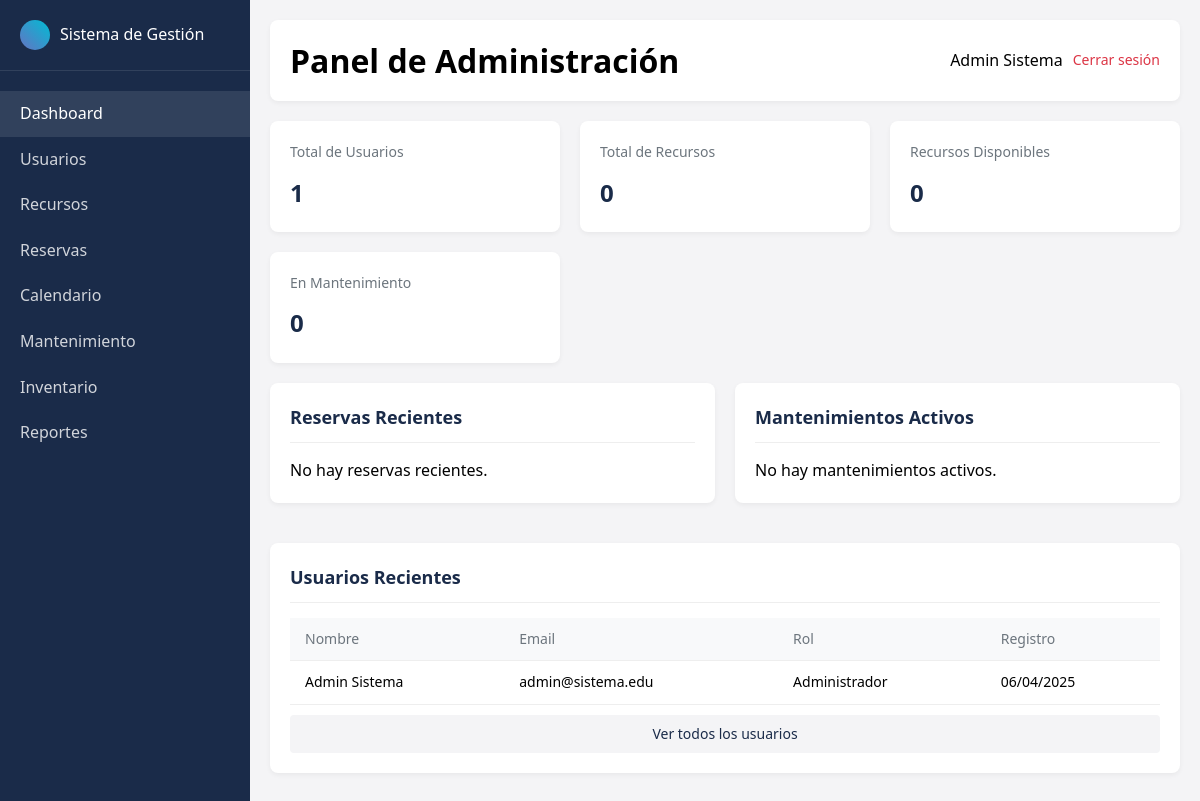
Page /admin/dashboard.php (signed in) on the committed database.
### tables this page shows
CREATE TABLE IF NOT EXISTS usuarios (
    id_usuario INT AUTO_INCREMENT PRIMARY KEY,
    nombre VARCHAR(50) NOT NULL,
    apellido VARCHAR(50) NOT NULL,
    email VARCHAR(100) NOT NULL UNIQUE,
    contraseña VARCHAR(255) NOT NULL,
    id_rol INT NOT NULL,
    activo TINYINT(1) DEFAULT 1,
    requiere_cambio_contrasena TINYINT(1) DEFAULT 0,
    fecha_registro DATETIME DEFAULT CURRENT_TIMESTAMP,
    ultimo_login DATETIME,
    FOREIGN KEY (id_rol) REFERENCES roles(id_rol) ON DELETE RESTRICT
);

### config/database.php (called while the page is built, shortened)
<?php
class Database
{
    private static $instance = null;
    private $connection;
    private function __construct()
    {
        $config = parse_ini_file(__DIR__ . '/config.ini');
        $host = $config['host'];
        $user = $config['user'];
        $pass = $config['pass'];
        $name = $config['name'];
        $charset = $config['charset'];
        try {
            $this->connection = new mysqli($host, $user, $pass, $name);
            $this->connection->set_charset($charset);
        } catch (Exception $e) {
            $this->error = $e->getMessage();
            error_log($this->error);
        }
    }
    public static function getInstance()
    {
        if (self::$instance === null) {
            self::$instance = new self();
        }
        return self::$instance;
    }
    public function query($sql, $params = [])
    {
        try {
            if (empty($params)) {
                $result = $this->connection->query($sql);
                return $result;
            }
        } catch (Exception $e) {
            $this->error = $e->getMessage();
            error_log($this->error);
            return false;
        }
    }
    public function getRow($sql, $params = [])
    {
        $result = $this->query($sql, $params);
        $row = $result->fetch_assoc();
        return $row;
    }
    public function getRows($sql, $params = [])
    {
        $result = $this->query($sql, $params);
        $rows = [];
        while ($row = $result->fetch_assoc()) {
            $rows[] = $row;
        }
        return $rows;
    }
}

### includes/functions.php (called while the page is built, shortened)
<?php
function format_date($date, $with_time = false)
{
    $format = $with_time ? 'd/m/Y H:i' : 'd/m/Y';
    return date($format, strtotime($date));
}
function nombre_rol($id_rol)
{
    $roles = [
        ROL_ADMIN => 'Administrador',
        ROL_ACADEMICO => 'Académico',
        ROL_PROFESOR => 'Profesor',
        ROL_ESTUDIANTE => 'Estudiante'
    ];
    return $roles[$id_rol] ?? 'Desconocido';
}

### public/admin/dashboard.php (the view, shortened to what this page needs)
<?php
require_once '../../config/database.php';
require_once '../../includes/functions.php';
$db = Database::getInstance();
$total_usuarios = $db->getRow("SELECT COUNT(*) as total FROM usuarios")['total'] ?? 0;
$total_recursos = $db->getRow("SELECT COUNT(*) as total FROM recursos")['total'] ?? 0;
$reservas_recientes = $db->getRows("
    SELECT r.id_reserva, r.fecha_inicio, r.fecha_fin, r.estado,
           u.nombre, u.apellido, rc.nombre as recurso
    FROM reservas r
    JOIN usuarios u ON r.id_usuario = u.id_usuario
    JOIN recursos rc ON r.id_recurso = rc.id_recurso
    ORDER BY r.fecha_creacion DESC
    LIMIT 5
");
$mantenimientos_activos = $db->getRows("
    SELECT m.id_mantenimiento, m.fecha_inicio, m.estado,
           u.nombre, u.apellido, r.nombre as recurso
    FROM mantenimiento m
    JOIN usuarios u ON m.id_usuario = u.id_usuario
    JOIN recursos r ON m.id_recurso = r.id_recurso
    WHERE m.estado IN ('pendiente', 'en progreso')
    ORDER BY m.fecha_inicio ASC
    LIMIT 5
");
$usuarios_recientes = $db->getRows("
    SELECT id_usuario, nombre, apellido, email, id_rol, fecha_registro
    FROM usuarios
    ORDER BY fecha_registro DESC
    LIMIT 5
");
?>
<!DOCTYPE html>
<html lang="es">
<head>
    <link rel="stylesheet" href="../assets/css/styles.css">
</head>
<body>
    <div class="dashboard">
        <div class="sidebar">
            <div class="sidebar-header">
                <div class="logo-icon"></div>
                <div>Sistema de Gestión</div>
            </div>
            <div class="sidebar-nav">
                <a href="dashboard.php" class="nav-item active">Dashboard</a>
                <a href="../usuarios/listar.php" class="nav-item">Usuarios</a>
                <a href="../recursos/listar.php" class="nav-item">Recursos</a>
                <a href="../reservas/listar.php" class="nav-item">Reservas</a>
                <a href="../reservas/calendario.php" class="nav-item">Calendario</a>
                <a href="../mantenimiento/listar.php" class="nav-item">Mantenimiento</a>
                <a href="../inventario/listar.php" class="nav-item">Inventario</a>
                <a href="../reportes/reportes_dashboard.php" class="nav-item">Reportes</a>
            </div>
        </div>
        <div class="content">
            <div class="top-bar">
                <h1>Panel de Administración</h1>
                <div class="user-info">
                    <span class="user-name"><?php echo $_SESSION['usuario_nombre']; ?></span>
                    <a href="../logout.php" class="logout-btn">Cerrar sesión</a>
                </div>
            </div>
            <div class="stats-grid">
                <div class="stat-card">
                    <div class="stat-title">Total de Usuarios</div>
                    <div class="stat-value"><?php echo $total_usuarios; ?></div>
                </div>
                <div class="stat-card">
                    <div class="stat-title">Total de Recursos</div>
                    <div class="stat-value"><?php echo $total_recursos; ?></div>
                </div>
                <div class="stat-card">
                    <div class="stat-title">Recursos Disponibles</div>
                    <div class="stat-value">
                        <?php
                        $disponibles = 0;
                        echo $disponibles;
                        ?>
                    </div>
                </div>
                <div class="stat-card">
                    <div class="stat-title">En Mantenimiento</div>
                    <div class="stat-value">
                        <?php
                        $en_mantenimiento = 0;
                        echo $en_mantenimiento;
                        ?>
                    </div>
                </div>
            </div>
            <div class="grid-2">
                <div class="card">
                    <div class="card-title">Reservas Recientes</div>
                    <?php if (empty($reservas_recientes)): ?>
                        <p>No hay reservas recientes.</p>
                    <?php endif; ?>
                </div>
                <div class="card">
                    <div class="card-title">Mantenimientos Activos</div>
                    <?php if (empty($mantenimientos_activos)): ?>
                        <p>No hay mantenimientos activos.</p>
                    <?php endif; ?>
                </div>
            </div>
            <div class="card" style="margin-top: 20px;">
                <div class="card-title">Usuarios Recientes</div>
                <?php if (empty($usuarios_recientes)): ?>
                    <p>No hay usuarios recientes.</p>
                <?php else: ?>
                    <table>
                        <tr>
                            <th>Nombre</th>
                            <th>Email</th>
                            <th>Rol</th>
                            <th>Registro</th>
                        </tr>
                        <?php foreach ($usuarios_recientes as $usuario): ?>
                            <tr>
                                <td><?php echo $usuario['nombre'] . ' ' . $usuario['apellido']; ?></td>
                                <td><?php echo $usuario['email']; ?></td>
                                <td><?php echo nombre_rol($usuario['id_rol']); ?></td>
                                <td><?php echo format_date($usuario['fecha_registro']); ?></td>
                            </tr>
                        <?php endforeach; ?>
                    </table>
                    <a href="../usuarios/listar.php" class="view-all">Ver todos los usuarios</a>
                <?php endif; ?>
            </div>
        </div>
    </div>
</body>
</html>

### public/assets/css/styles.css (style rules this page uses)
:root { --primary-color: #4a90e2; --secondary-color: #6573c3; --dark-color: #1a2b49; --light-color: #f4f4f6; --success-color: #28a745; --warning-color: #ffc107; --danger-color: #dc3545; --gray-color: #6c757d; }
* { margin: 0; padding: 0; box-sizing: border-box; }
body { font-family: system-ui, -apple-system, sans-serif; margin: 0; padding: 0; background-color: var(--light-color); line-height: 1.6; }
.dashboard { display: flex; min-height: 100vh; }
.sidebar { width: 250px; background-color: var(--dark-color); color: white; padding: 20px 0; }
.sidebar-header { padding: 0 20px 20px; border-bottom: 1px solid rgba(255, 255, 255, 0.1); display: flex; align-items: center; gap: 10px; }
.logo-icon { width: 30px; height: 30px; background: linear-gradient(45deg, #6573c3, #00bcd4); border-radius: 50%; }
.sidebar-nav { padding: 20px 0; }
.nav-item { padding: 10px 20px; display: block; color: rgba(255, 255, 255, 0.8); text-decoration: none; transition: all 0.3s; }
.nav-item:hover, .nav-item.active { background-color: rgba(255, 255, 255, 0.1); color: white; }
.content { flex: 1; padding: 20px; }
.top-bar { display: flex; justify-content: space-between; align-items: center; margin-bottom: 20px; background-color: white; padding: 15px 20px; border-radius: 8px; box-shadow: 0 2px 5px rgba(0, 0, 0, 0.05); }
.user-info { display: flex; align-items: center; gap: 10px; }
.user-name { font-weight: 500; }
.logout-btn { color: var(--danger-color); text-decoration: none; font-size: 14px; }
.card { background-color: white; border-radius: 8px; padding: 20px; box-shadow: 0 2px 5px rgba(0, 0, 0, 0.05); margin-bottom: 20px; }
.card-title { color: var(--dark-color); font-size: 18px; margin-bottom: 15px; font-weight: 600; border-bottom: 1px solid #eee; padding-bottom: 10px; }
.stats-grid { display: grid; grid-template-columns: repeat(auto-fit, minmax(250px, 1fr)); gap: 20px; margin-bottom: 20px; }
.stat-card { background-color: white; border-radius: 8px; padding: 20px; box-shadow: 0 2px 5px rgba(0, 0, 0, 0.05); }
.stat-title { color: var(--gray-color); font-size: 14px; margin-bottom: 10px; }
.stat-value { font-size: 24px; font-weight: 600; color: var(--dark-color); }
.grid-2 { display: grid; grid-template-columns: repeat(2, 1fr); gap: 20px; }
.view-all { display: block; text-align: center; padding: 8px; background-color: var(--light-color); color: var(--dark-color); text-decoration: none; margin-top: 10px; border-radius: 4px; font-size: 14px; transition: background-color 0.3s; }
table { width: 100%; border-collapse: collapse; font-size: 14px; }
table th, table td { padding: 10px 15px; text-align: left; border-bottom: 1px solid #eee; }
table th { font-weight: 500; color: var(--gray-color); background-color: #f8f9fa; }

### rows in the picture
usuarios: nombre "Admin", apellido "Sistema", email "admin@sistema.edu", id_rol "Administrador", fecha_registro "06/04/2025"

### other values in the picture
$_SESSION['usuario_nombre'] "Admin Sistema"
$total_usuarios "1"
$total_recursos "0"
$disponibles "0"
$en_mantenimiento "0"
